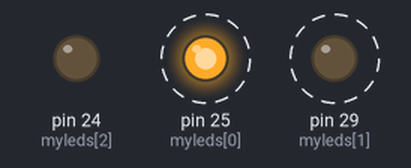
This sketch was run on a simulated Arduino Mega 2560, built with avr-gcc and run on an emulated ATmega2560. Shown: output pins drawn as LEDs (lit = HIGH). Dashed ring = blinking.

Above: at 0.5 s.
Timing chart, 0 to 4.6 s (numbered marks = the images above):
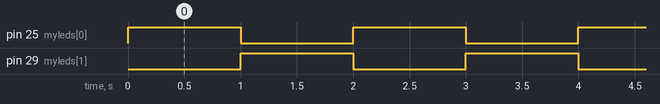

Measured:
- by itself, pin 25 (myleds[0]), pin 29 (myleds[1]): alternates HIGH for 1.0 s and LOW for 1.0 s

The sketch:

Lab1-05_Blinky_LEDs_with_If.ino
```cpp
const int myleds[] = {25, 29, 24};
const int LED_COUNT = 3;
int i = 0;

void setup() {
  for(int i = 0; i < LED_COUNT; i++) {
    pinMode(myleds[i], OUTPUT);
  }
}

void loop() {
  if (i % 2 == 0) {
    digitalWrite(myleds[0], HIGH);
    digitalWrite(myleds[1], LOW);
    digitalWrite(myleds[2], LOW);
  } else {
    digitalWrite(myleds[0], LOW);
    digitalWrite(myleds[1], HIGH);
    digitalWrite(myleds[2], LOW);
  }

  i++;
  delay(1000);
}
```
